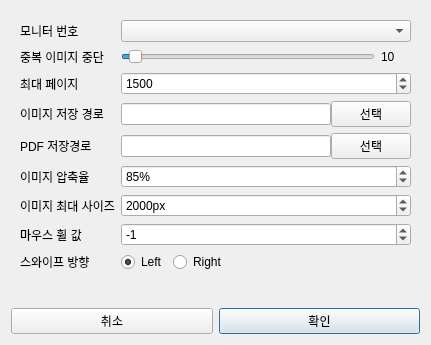
<?xml version="1.0" encoding="UTF-8"?>
<ui version="4.0">
 <class>SettingDialog</class>
 <widget class="QDialog" name="SettingDialog">
  <property name="geometry">
   <rect>
    <x>0</x>
    <y>0</y>
    <width>431</width>
    <height>345</height>
   </rect>
  </property>
  <property name="maximumSize">
   <size>
    <width>500</width>
    <height>400</height>
   </size>
  </property>
  <property name="windowTitle">
   <string>설정</string>
  </property>
  <property name="sizeGripEnabled">
   <bool>false</bool>
  </property>
  <property name="modal">
   <bool>true</bool>
  </property>
  <layout class="QVBoxLayout" name="verticalLayout_2">
   <item>
    <widget class="QFrame" name="frame">
     <property name="frameShape">
      <enum>QFrame::Shape::NoFrame</enum>
     </property>
     <layout class="QVBoxLayout" name="verticalLayout">
      <item>
       <layout class="QFormLayout" name="formLayout">
        <item row="0" column="0">
         <widget class="QLabel" name="label">
          <property name="text">
           <string>모니터 번호</string>
          </property>
         </widget>
        </item>
        <item row="0" column="1">
         <widget class="QComboBox" name="cbMonitorNum">
          <property name="minimumSize">
           <size>
            <width>200</width>
            <height>0</height>
           </size>
          </property>
         </widget>
        </item>
        <item row="1" column="0">
         <widget class="QLabel" name="label_2">
          <property name="text">
           <string>중복 이미지 중단</string>
          </property>
         </widget>
        </item>
        <item row="1" column="1">
         <layout class="QHBoxLayout" name="horizontalLayout_5">
          <item>
           <widget class="QSlider" name="sbSameCount">
            <property name="minimumSize">
             <size>
              <width>200</width>
              <height>0</height>
             </size>
            </property>
            <property name="value">
             <number>3</number>
            </property>
            <property name="orientation">
             <enum>Qt::Orientation::Horizontal</enum>
            </property>
           </widget>
          </item>
          <item>
           <widget class="QLabel" name="lbSameCount">
            <property name="minimumSize">
             <size>
              <width>30</width>
              <height>0</height>
             </size>
            </property>
            <property name="text">
             <string>10</string>
            </property>
           </widget>
          </item>
         </layout>
        </item>
        <item row="2" column="0">
         <widget class="QLabel" name="label_4">
          <property name="text">
           <string>최대 페이지</string>
          </property>
         </widget>
        </item>
        <item row="2" column="1">
         <widget class="QSpinBox" name="sbMaxPage">
          <property name="minimumSize">
           <size>
            <width>100</width>
            <height>0</height>
           </size>
          </property>
          <property name="minimum">
           <number>100</number>
          </property>
          <property name="maximum">
           <number>5000</number>
          </property>
          <property name="value">
           <number>1500</number>
          </property>
         </widget>
        </item>
        <item row="3" column="0">
         <widget class="QLabel" name="label_5">
          <property name="text">
           <string>이미지 저장 경로</string>
          </property>
         </widget>
        </item>
        <item row="3" column="1">
         <layout class="QHBoxLayout" name="horizontalLayout_2">
          <property name="spacing">
           <number>0</number>
          </property>
          <property name="sizeConstraint">
           <enum>QLayout::SizeConstraint::SetDefaultConstraint</enum>
          </property>
          <item>
           <widget class="QLineEdit" name="leImagePath">
            <property name="minimumSize">
             <size>
              <width>200</width>
              <height>22</height>
             </size>
            </property>
           </widget>
          </item>
          <item>
           <widget class="QPushButton" name="btnImagePath">
            <property name="text">
             <string>선택</string>
            </property>
            <property name="autoDefault">
             <bool>false</bool>
            </property>
           </widget>
          </item>
         </layout>
        </item>
        <item row="4" column="0">
         <widget class="QLabel" name="label_6">
          <property name="text">
           <string>PDF 저장경로</string>
          </property>
         </widget>
        </item>
        <item row="4" column="1">
         <layout class="QHBoxLayout" name="horizontalLayout_3">
          <property name="spacing">
           <number>0</number>
          </property>
          <item>
           <widget class="QLineEdit" name="lePdfPath">
            <property name="minimumSize">
             <size>
              <width>200</width>
              <height>22</height>
             </size>
            </property>
           </widget>
          </item>
          <item>
           <widget class="QPushButton" name="btnPdfPath">
            <property name="text">
             <string>선택</string>
            </property>
           </widget>
          </item>
         </layout>
        </item>
        <item row="5" column="0">
         <widget class="QLabel" name="label_3">
          <property name="text">
           <string>이미지 압축율</string>
          </property>
         </widget>
        </item>
        <item row="5" column="1">
         <widget class="QSpinBox" name="sbImageCompress">
          <property name="minimumSize">
           <size>
            <width>100</width>
            <height>0</height>
           </size>
          </property>
          <property name="suffix">
           <string>%</string>
          </property>
          <property name="minimum">
           <number>50</number>
          </property>
          <property name="maximum">
           <number>100</number>
          </property>
          <property name="value">
           <number>85</number>
          </property>
         </widget>
        </item>
        <item row="6" column="0">
         <widget class="QLabel" name="label_7">
          <property name="text">
           <string>이미지 최대 사이즈</string>
          </property>
         </widget>
        </item>
        <item row="6" column="1">
         <widget class="QSpinBox" name="sbImageSize">
          <property name="minimumSize">
           <size>
            <width>100</width>
            <height>0</height>
           </size>
          </property>
          <property name="layoutDirection">
           <enum>Qt::LayoutDirection::LeftToRight</enum>
          </property>
          <property name="suffix">
           <string>px</string>
          </property>
          <property name="minimum">
           <number>500</number>
          </property>
          <property name="maximum">
           <number>6000</number>
          </property>
          <property name="value">
           <number>2000</number>
          </property>
         </widget>
        </item>
        <item row="7" column="0">
         <widget class="QLabel" name="label_8">
          <property name="text">
           <string>마우스 휠 값</string>
          </property>
         </widget>
        </item>
        <item row="7" column="1">
         <widget class="QSpinBox" name="sbWheel">
          <property name="minimum">
           <number>-100</number>
          </property>
          <property name="maximum">
           <number>100</number>
          </property>
          <property name="singleStep">
           <number>10</number>
          </property>
          <property name="value">
           <number>-1</number>
          </property>
         </widget>
        </item>
        <item row="8" column="0">
         <widget class="QLabel" name="label_9">
          <property name="text">
           <string>스와이프 방향</string>
          </property>
         </widget>
        </item>
        <item row="8" column="1">
         <layout class="QHBoxLayout" name="horizontalLayout_4">
          <item>
           <widget class="QRadioButton" name="rbLeft">
            <property name="text">
             <string>Left</string>
            </property>
            <property name="checked">
             <bool>true</bool>
            </property>
            <attribute name="buttonGroup">
             <string notr="true">bgSwipeDirection</string>
            </attribute>
           </widget>
          </item>
          <item>
           <widget class="QRadioButton" name="rbRight">
            <property name="text">
             <string>Right</string>
            </property>
            <attribute name="buttonGroup">
             <string notr="true">bgSwipeDirection</string>
            </attribute>
           </widget>
          </item>
          <item>
           <spacer name="horizontalSpacer">
            <property name="orientation">
             <enum>Qt::Orientation::Horizontal</enum>
            </property>
            <property name="sizeHint" stdset="0">
             <size>
              <width>40</width>
              <height>20</height>
             </size>
            </property>
           </spacer>
          </item>
         </layout>
        </item>
       </layout>
      </item>
     </layout>
    </widget>
   </item>
   <item>
    <spacer name="verticalSpacer">
     <property name="orientation">
      <enum>Qt::Orientation::Vertical</enum>
     </property>
     <property name="sizeHint" stdset="0">
      <size>
       <width>20</width>
       <height>40</height>
      </size>
     </property>
    </spacer>
   </item>
   <item>
    <layout class="QHBoxLayout" name="horizontalLayout">
     <item>
      <widget class="QPushButton" name="btnCancel">
       <property name="text">
        <string>취소</string>
       </property>
      </widget>
     </item>
     <item>
      <widget class="QPushButton" name="btnOk">
       <property name="text">
        <string>확인</string>
       </property>
       <property name="default">
        <bool>true</bool>
       </property>
      </widget>
     </item>
    </layout>
   </item>
  </layout>
 </widget>
 <tabstops>
  <tabstop>leImagePath</tabstop>
  <tabstop>btnImagePath</tabstop>
  <tabstop>btnCancel</tabstop>
  <tabstop>btnOk</tabstop>
 </tabstops>
 <resources/>
 <connections/>
 <buttongroups>
  <buttongroup name="bgSwipeDirection"/>
 </buttongroups>
</ui>
